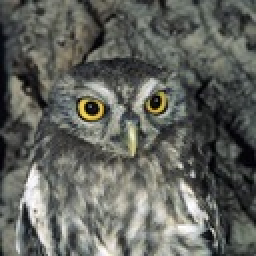
#> input picture Codigo/interp_y_decimado/small_owl.jpg, 128 x 128 px (shown 2 times larger)
$ python cvresize_example.py
#> lines starting #> are read from the running program, lines starting #| are printed output that depends on the picture
#!/usr/bin/env python3
# -*- coding: utf-8 -*-
"""
remitirse a
https://docs.opencv.org/4.0.1/da/d54/group__imgproc__transform.html#ga5bb5a1fea74ea38e1a5445ca803ff121
para ver las banderas de interpolación y sus características.
"""

import numpy as np
import cv2 as cv
img = cv.imread('small_owl.jpg')
#> img is the input picture: shape (128, 128, 3); mean B, G, R 93.8, 99.7, 97.8
scalex = 3
scaley = 3
res = cv.resize(img,None,fx=scalex, fy=scaley, interpolation = cv.INTER_NEAREST)

cv.imshow("peque",img)
cv.imshow("interpolado",res)
cv.waitKey(0)

cv.destroyAllWindows()

img2 = cv.imread('barn_owl.jpg')
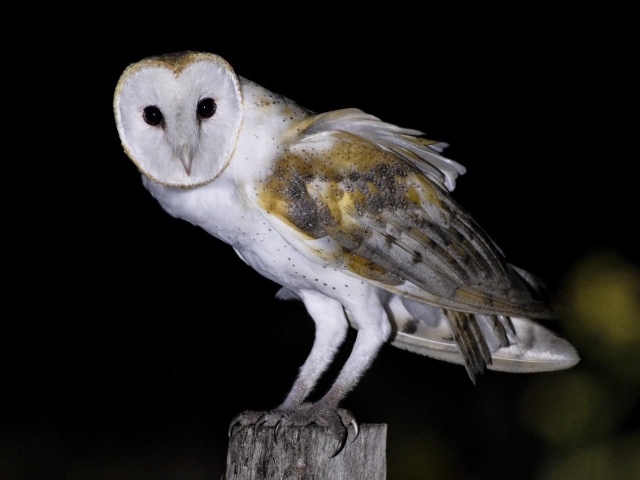
#> input picture Codigo/interp_y_decimado/barn_owl.jpg, 1280 x 960 px (shown at 1/2 size)
#> img2 is the input picture: shape (960, 1280, 3); mean B, G, R 37.9, 39.4, 41.1

# otro método de hacer lo mismo, simplemente cambia el llamado de la sobrecarga de la función.
height, width = img2.shape[:2]#equivalente a 0:2 retorna elementos 0 y 1
#> height = 960; width = 1280
scalefactor=0.5
res2 = cv.resize(img2,(int(scalefactor*width), int(scalefactor*height)), interpolation = cv.INTER_NEAREST)
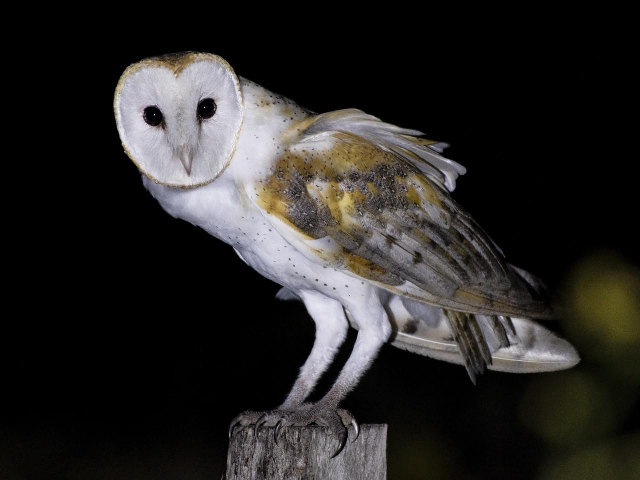
#> res2: shape (480, 640, 3); mean B, G, R 37.9, 39.4, 41.1

cv.imshow("Original",img2)
cv.imshow("decimado",res2)
cv.waitKey(0)


cv.destroyAllWindows()

# Tarea:
#
# 1. del link (https://en.wikipedia.org/wiki/Bicubic_interpolation) haga un resumen de por lo menos 60 palabras de los métodos:
# INTER_NEAREST, INTER_LINEAR, INTER_CUBIC.
# 2. Cambiar los métodos de interpolado y comparar el resultado con TODOS los posibles listados en el link. (INTER_NEAREST, INTER_LINEAR, INTER_CUBIC, INTER_AREA, INTER_LANCZOS4,INTER_LINEAR_EXACT)
#   Use imwrite(filename, img[, params]) para guardar imágenes .png del resultado, (use PNG no jpg por aquello de la pérdida)
#   compare todos los métodos mediante una tabla o similar y con por lo menos un párrafo de 25 palabras por imágen.
# 3. ¿por qué INTER_AREA es el método preferido para decimación (30 palabras)? ¿Explique el fenómeno de moiré(30 palabras)?
# 4. Corra los 3 ejemplos de umbralización en la web
# https://docs.opencv.org/3.4.0/d7/d4d/tutorial_py_thresholding.html
# Use una imagen propia tomada con la cámara de su celular de un recorte de periodico para separar las letras del fondo, que método es el mejor para este objetivo.
